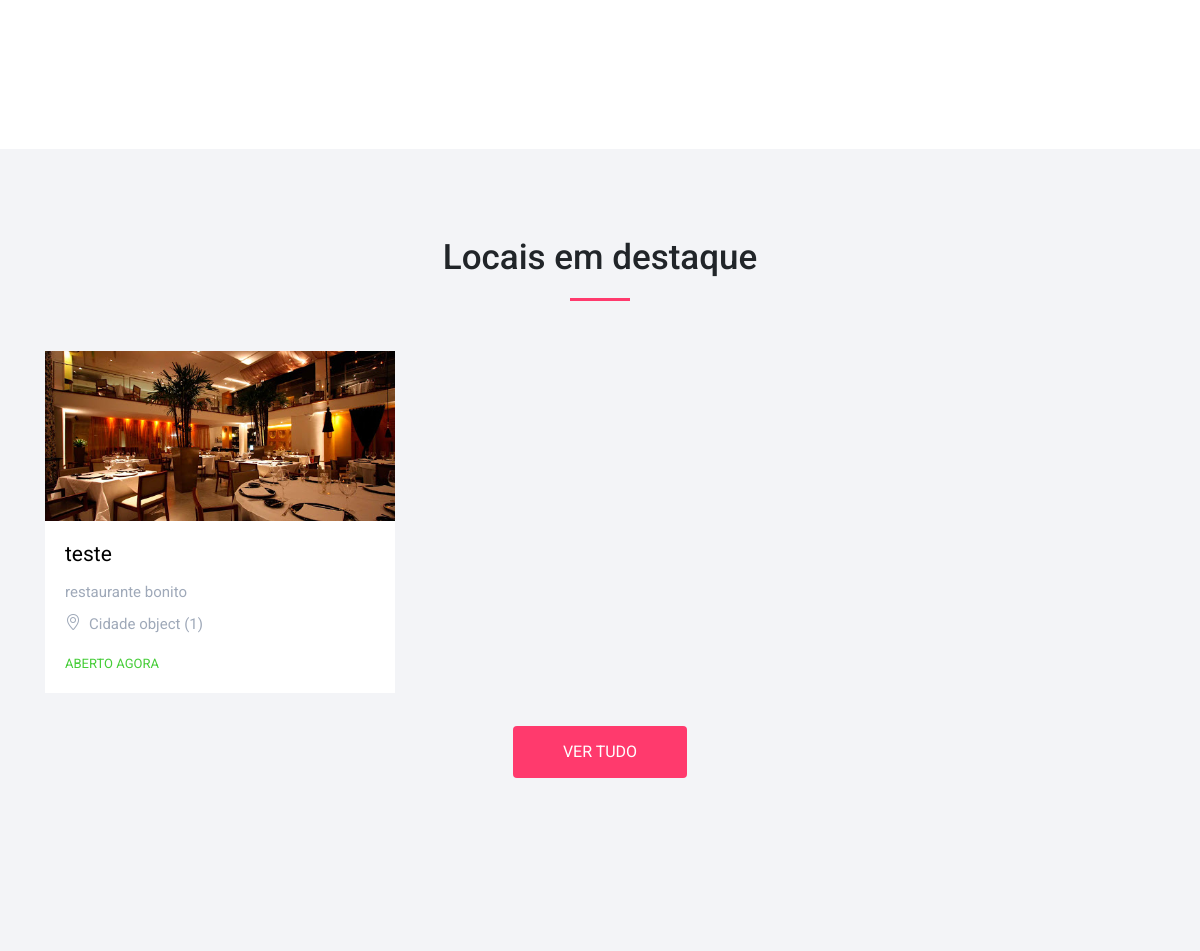
The app's page / (middle part), older data.
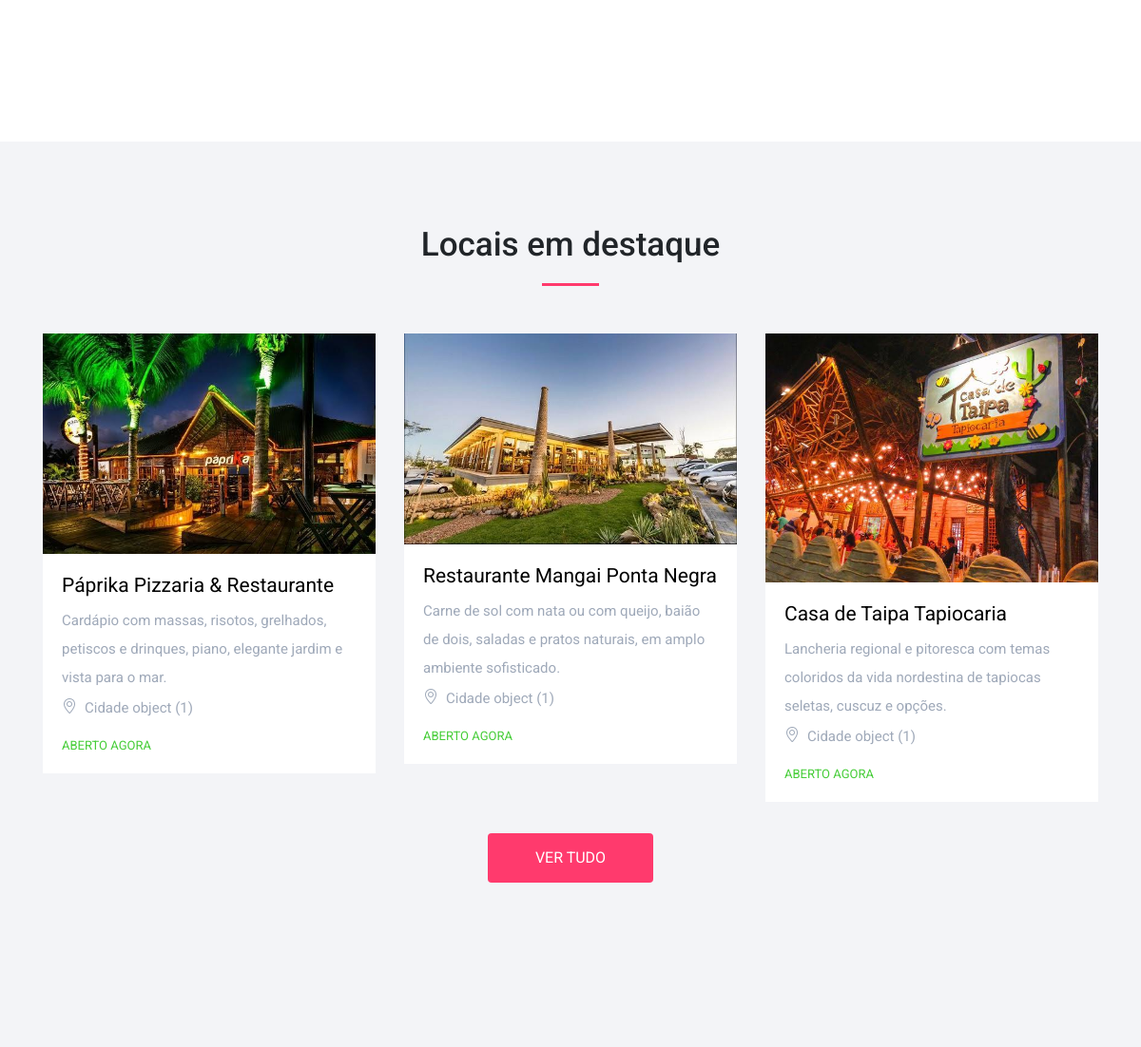
The same page, newer data.
### polls/models.py (models this page shows)
class Restaurante(models.Model):
    id_restaurante = models.AutoField(primary_key=True)
    cnpj = models.CharField(max_length=10)
    nome = models.CharField(max_length=200)
    nome_comercial = models.CharField(max_length=100)
    descricao = models.CharField(max_length=500)
    bairro = models.ForeignKey(Bairro, on_delete=models.CASCADE)
    cidade = models.ForeignKey(Cidade, on_delete=models.CASCADE)
    latitude = models.CharField(max_length=200)
    longitude = models.CharField(max_length=200)
    imagem = models.ImageField(upload_to='imagens/')

class Cidade(models.Model):
    cidade = models.CharField(max_length=75)

### gastu/views.py (the view)
# urls.py: path('', views.post_list, name='post_list'),
def post_list(request):
	restaurantes = Restaurante.objects.all()
	return render(request, 'gastu/post_list.html', {'lista_de_restaurantes':restaurantes})

### gastu/templates/gastu/post_list.html (shortened to what this page needs)
{% extends 'gastu/base2.html' %}

### gastu/templates/gastu/base2.html (shortened to what this page needs)
{% load static %}
<!DOCTYPE html>
<html lang="en">
<head>
    <link rel="stylesheet" href="{% static 'css/bootstrap.min.css' %}">
    <link rel="stylesheet" href="{% static 'css/simple-line-icons.css' %}">
    <link rel="stylesheet" href="{% static 'css/themify-icons.css' %}">
    <link rel="stylesheet" href="{% static 'css/set1.css' %}">
    <link rel="stylesheet" href="{% static 'css/style.css' %}">
</head>
<body>
    <section class="main-block">
        <div class="container">
            <div class="row">
                <div class="col-md-4">
                    <div class="col-md-12">
                        <div class="grid">
                        </div>
                    </div>
                </div>
            </div>
        </div>
    </section>
    <section class="main-block light-bg">
        <div class="container">
            <div class="row justify-content-center">
                <div class="col-md-5">
                    <div class="styled-heading">
                        <h3>Locais em destaque</h3>
                    </div>
                </div>
            </div>
            <div class="row">
                {% for r in lista_de_restaurantes %}
                <div class="col-md-4 featured-responsive">
                    <div class="featured-place-wrap">
                        <a href="{% url 'gastu:detail' %} {{r.id_restaurante}}">
                            <img src="/media/{{ r.imagem }}" class="img-fluid" alt="#">
                            <div class="featured-title-box">
                                <h6> {{ r.nome }} </h6>
                                <ul>
                                    <li>
                                        <p>{{ r.descricao }}</p>
                                    </li>
                                    <li><span class="icon-location-pin"></span>
                                        <p>{{ r.cidade }}</p>
                                    </li>
                                </ul>
                                <div class="bottom-icons">
                                    <div class="open-now">ABERTO AGORA</div>
                                </div>
                            </div>
                    </div>
                </div>
                        {% endfor %}
            </div>
            <div class="row justify-content-center">
                <div class="col-md-4">
                    <div class="featured-btn-wrap">
                        <a href="#" class="btn btn-danger">VER TUDO</a>
                    </div>
                </div>
            </div>
        </div>
    </section>
    <section class="main-block light-bg">
    </section>
</body>
</html>

### static/css/set1.css (style rules this page uses)
.grid { position: relative; margin: 0 auto; padding: 1em 0 4em; max-width: 1000px; list-style: none; text-align: center; }

### static/css/style.css (style rules this page uses)
body { font-family: 'Roboto', sans-serif; }
h3 { font-size: 35px; }
h6 { font-size: 21px; font-weight: 400; }
p { font-size: 15px; }
.main-block { padding: 90px 0; }
.light-bg { background: #f3f4f7; }
.styled-heading { text-align: center; margin: 0 0 50px; }
.styled-heading h3 { position: relative; padding: 0 0 23px; }
.styled-heading h3:after { position: absolute; content: ""; width: 60px; height: 3px; background: #ff3a6d; bottom: 0; left: 50%; -webkit-transform: translateX(-50%); -ms-transform: translateX(-50%); transform: translateX(-50%); }
.featured-place-wrap { background: #fff; margin: 0 0 30px; -webkit-transition: all 0.5s ease; -o-transition: all 0.5s ease; transition: all 0.5s ease; position: relative; }
.featured-place-wrap a { display: block; text-decoration: none; color: #000; }
.featured-place-wrap img { width: 100%; }
.featured-title-box { padding: 22px 20px; }
.featured-title-box h6 { overflow: hidden; white-space: nowrap; -o-text-overflow: ellipsis; text-overflow: ellipsis; margin-bottom: 5px; }
.featured-title-box p { color: #9fa9b9; display: inline-block; margin: 0; }
.featured-title-box span { color: #9fa9b9; padding: 0 10px; }
.featured-title-box ul { padding: 0; margin: 10px 0 0; }
.featured-title-box ul li { list-style: none; color: #737882; line-height: 2; }
.featured-title-box ul li span { padding: 7px 8px 0 0; }
@media (max-width: 1200px) { .featured-title-box ul li span { padding: 0 4px 0 0; } }
.featured-title-box ul li p { margin: 0; }
.bottom-icons { padding: 15px 0 0; line-height: 1; }
.open-now { color: #46cd38; font-size: 13px; display: block; font-weight: 400; display: inline-block; }
.featured-btn-wrap { text-align: center; }
@media (max-width: 1200px) { .featured-btn-wrap { margin: 3px 0 0; } }
.featured-btn-wrap .btn-danger { background: #ff3a6d; padding: 16px 50px; -webkit-transition: 0.3s; -o-transition: 0.3s; transition: 0.3s; border: 0; }

Row changes from the older to the newer data that the page shows:
removed Restaurante: imagem (picture), nome "teste", descricao "restaurante bonito", cidade "Cidade object (1)"
added Restaurante: imagem (picture), nome "Páprika Pizzaria & Restaurante", descricao "Cardápio com massas, risotos, grelhados, petiscos e drinques, piano, elegante jardim e vista para o mar.", cidade "Cidade object (1)"
added Restaurante: imagem (picture), nome "Restaurante Mangai Ponta Negra", descricao "Carne de sol com nata ou com queijo, baião de dois, saladas e pratos naturais, em amplo ambiente sofisticado.", cidade "Cidade object (1)"
added Restaurante: imagem (picture), nome "Casa de Taipa Tapiocaria", descricao "Lancheria regional e pitoresca com temas coloridos da vida nordestina de tapiocas seletas, cuscuz e opções.", cidade "Cidade object (1)"
